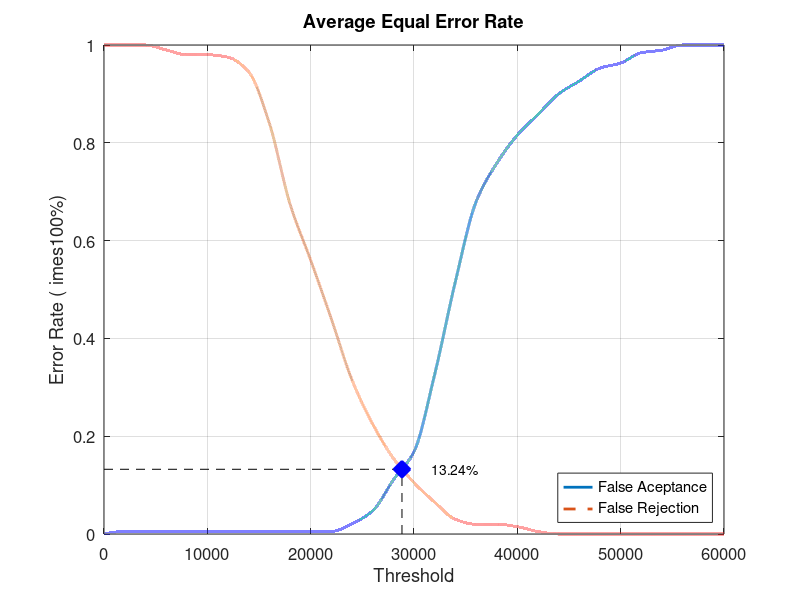
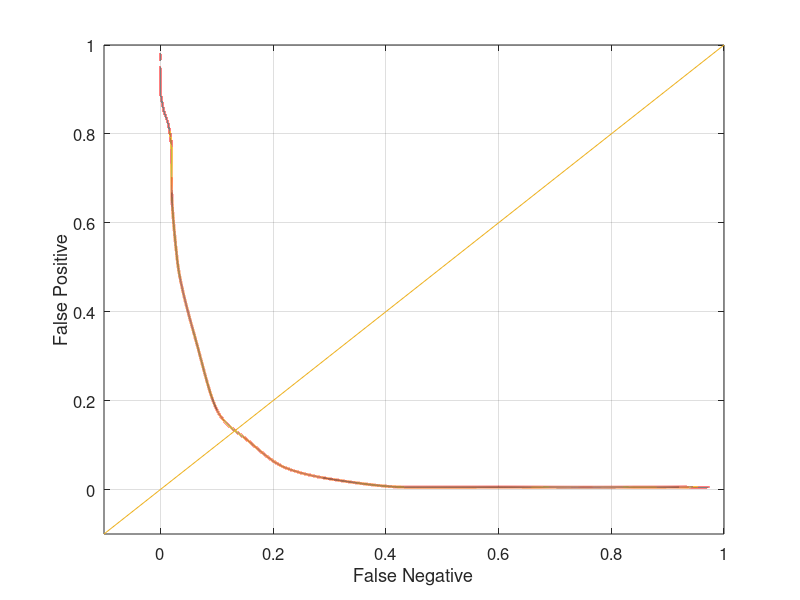

MATLAB code to generate these figures, in order:
close all;
clear;
clc;
x = 0:2000:60000;
xq = 0:0.5:60000;

y0 = [0 0.00526316 0.00526316 0.00526316 0.00526316 0.00526316 0.00526316 0.00526316 0.00526316 0.00526316 0.00526316 0.00526316 0.0210526 0.0473684 0.110526 0.168421 0.326316 0.515789 0.678947 0.757895 0.815789 0.857895 0.9 0.926316 0.952632 0.963158 0.984211 0.989474 1 1 1]
yy0 = interp1(x, y0, xq, 'pchip');
y1 = [1 1 1 0.99 0.98 0.98 0.975 0.945 0.84 0.675 0.56 0.44 0.315 0.225 0.155 0.105 0.065 0.03 0.02 0.02 0.015 0.005 0 0 0 0 0 0 0 0 0]
yy1 = interp1(x, y1, xq, 'pchip');

% Calculating EER: 
y2 = abs(y0 - y1);
find(y2 == min(y2))
yy2 = abs(yy0 - yy1);
xEER = find(yy2 == min(yy2));
xEERIndex = xq(xEER) % X-axis EER
yEER = yy0(xEER) % Y-axis EER

main = figure
plot(xq, yy0,'-','LineWidth', 2);	hold on
plot(xq, yy1,'--','LineWidth', 2);	hold on
plot([xEERIndex xEERIndex], [0 yEER], 'k--');	hold on
plot([0 xEERIndex], [yEER yEER], 'k--');	hold on
plot(xEERIndex, yEER, 'bx', 'LineWidth', 10);	hold on
text(xEERIndex + 10 * xEERIndex / 100, yEER, [num2str(round((10000 * yEER)) / 100) '%'])
legend('False Aceptance', 'False Rejection', 'Location', 'SouthEast')
xlabel('Threshold')
ylabel('Error Rate (	imes100%)')
title('Average Equal Error Rate')
set(gca, 'FontSize', 12)
axis([0 60000 0 1])
grid on

print(main, 'Database5_3Main', '-dpng');
FNRxFPR = figure('Color', [1 1 1]);
plot(yy1, yy0, '-', yy1, yy0, 'LineWidth', 2);
hold on
y = -0.1:0.1:1
plot(y, y); 
set(gca, 'FontSize', 12)
xlabel('False Negative')
ylabel('False Positive')
axis([-0.1 1 -0.1 1])
set(gca, 'FontSize', 12)
grid on

print(FNRxFPR, 'Database5_3FNRxFPR','-dpng');
